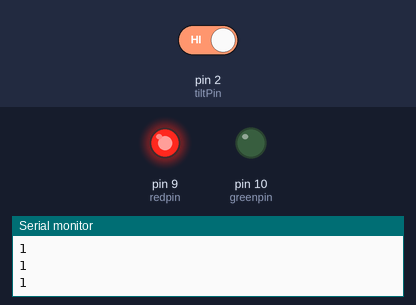
Bench run of a sketch on a simulated Arduino Uno, built with avr-gcc and run on an emulated ATmega328P. On the bench: output pins drawn as LEDs (lit = HIGH), the last lines printed to the serial monitor. The inputs (shaded band) are chosen by the test bench; at power-on: pin 2 (tiltPin) HIGH.

Above: at 1.3 s.
1.4 s: pin 2 (tiltPin) driven LOW
At 2.3 s:
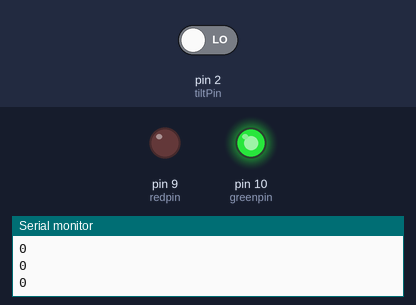
3.0 s: pin 2 (tiltPin) driven HIGH
At 3.4 s:
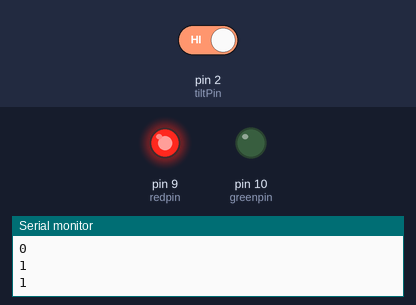
Timing chart, 0 to 6.0 s (numbered marks = the images above; inputs shaded):
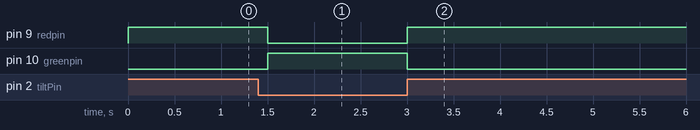

The sketch:

TILTPIN.ino
```cpp
int tiltPin=2;
int tiltval;
int greenpin=10;
int redpin=9;

void setup() {
  pinMode(tiltPin,INPUT);
  pinMode(greenpin,OUTPUT);
  pinMode(redpin,OUTPUT);
  digitalWrite(tiltPin,HIGH);
  Serial.begin(9600);
  // put your setup code here, to run once:
}

void loop() {
  tiltval=digitalRead(tiltPin);
  Serial.println(tiltval);
  if(tiltval==0)
  {
  digitalWrite(greenpin,HIGH);
  digitalWrite(redpin,LOW);
  delay(250);
  }
  if(tiltval==1)
  {
  digitalWrite(greenpin,LOW);
  digitalWrite(redpin,HIGH);
  delay(250);}
  // put your main code here, to run repeatedly:
}
```

Measured:
- after the input at 1.4 s, pin 9 (redpin): HIGH → LOW after 0.10 s; pin 10 (greenpin): LOW → HIGH after 0.10 s
- after the input at 3.0 s, pin 9 (redpin): LOW → HIGH at once; pin 10 (greenpin): HIGH → LOW at once
